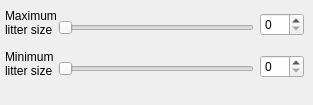
               <widget class="QWidget" name="page_17">
                <widget class="QWidget" name="layoutWidget">
                 <property name="geometry">
                  <rect>
                   <x>5</x>
                   <y>5</y>
                   <width>56</width>
                   <height>76</height>
                  </rect>
                 </property>
                 <layout class="QVBoxLayout" name="verticalLayout_6">
                  <item>
                   <widget class="QLabel" name="label_70">
                    <property name="text">
                     <string>Maximum litter size</string>
                    </property>
                    <property name="wordWrap">
                     <bool>true</bool>
                    </property>
                   </widget>
                  </item>
                  <item>
                   <widget class="QLabel" name="label_69">
                    <property name="text">
                     <string>Minimum litter size</string>
                    </property>
                    <property name="wordWrap">
                     <bool>true</bool>
                    </property>
                   </widget>
                  </item>
                 </layout>
                </widget>
                <widget class="QWidget" name="layoutWidget">
                 <property name="geometry">
                  <rect>
                   <x>58</x>
                   <y>0</y>
                   <width>196</width>
                   <height>96</height>
                  </rect>
                 </property>
                 <layout class="QVBoxLayout" name="verticalLayout_10">
                  <item>
                   <widget class="QSlider" name="horizontalSlider_40">
                    <property name="orientation">
                     <enum>Qt::Horizontal</enum>
                    </property>
                   </widget>
                  </item>
                  <item>
                   <widget class="QSlider" name="horizontalSlider_39">
                    <property name="orientation">
                     <enum>Qt::Horizontal</enum>
                    </property>
                   </widget>
                  </item>
                 </layout>
                </widget>
                <widget class="QWidget" name="layoutWidget">
                 <property name="geometry">
                  <rect>
                   <x>260</x>
                   <y>0</y>
                   <width>44</width>
                   <height>91</height>
                  </rect>
                 </property>
                 <layout class="QVBoxLayout" name="verticalLayout_12">
                  <item>
                   <widget class="QSpinBox" name="spinBox_31"/>
                  </item>
                  <item>
                   <widget class="QSpinBox" name="spinBox_26"/>
                  </item>
                 </layout>
                </widget>
               </widget>
